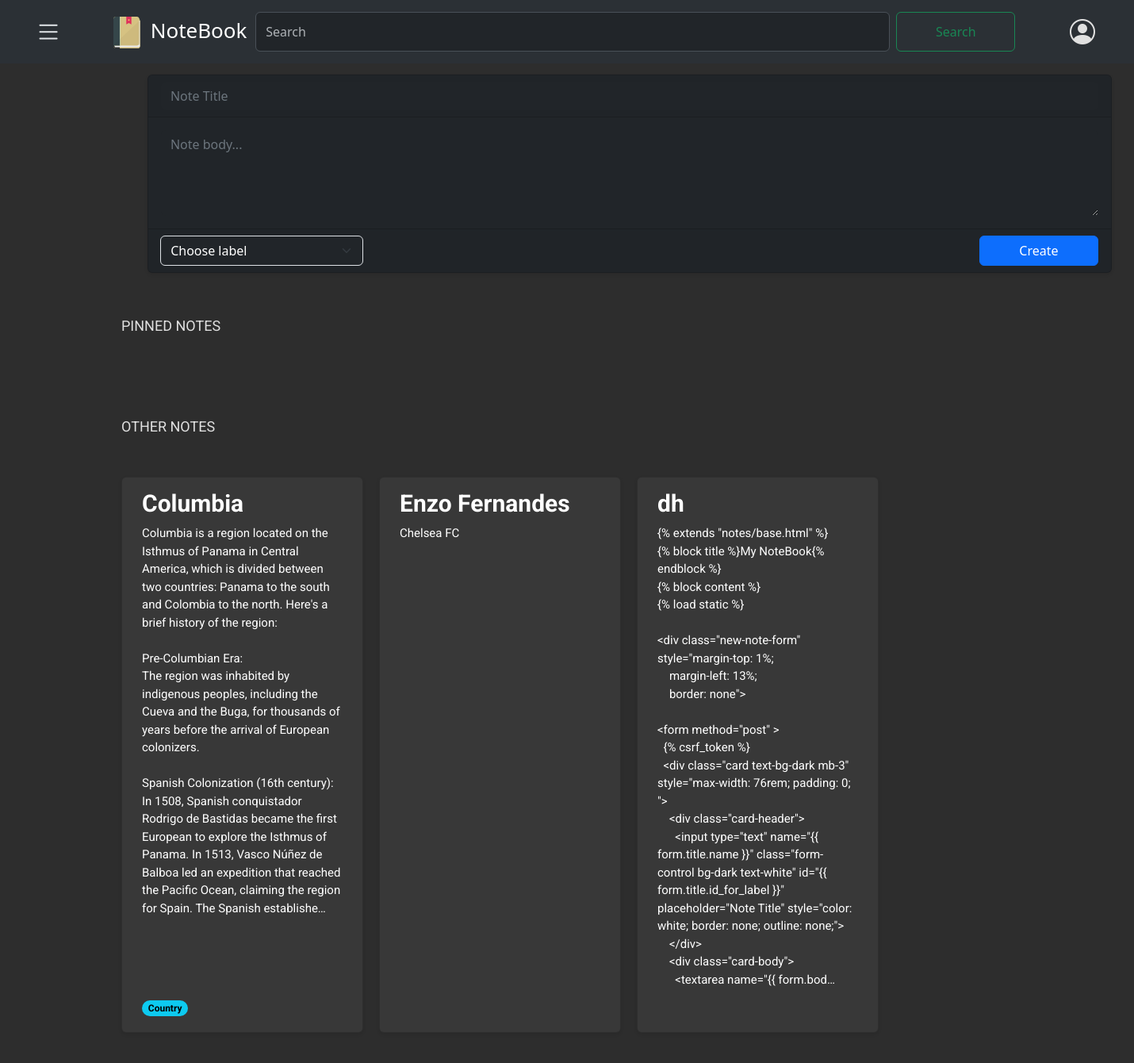
The app's page /notes/ (signed in), older data.
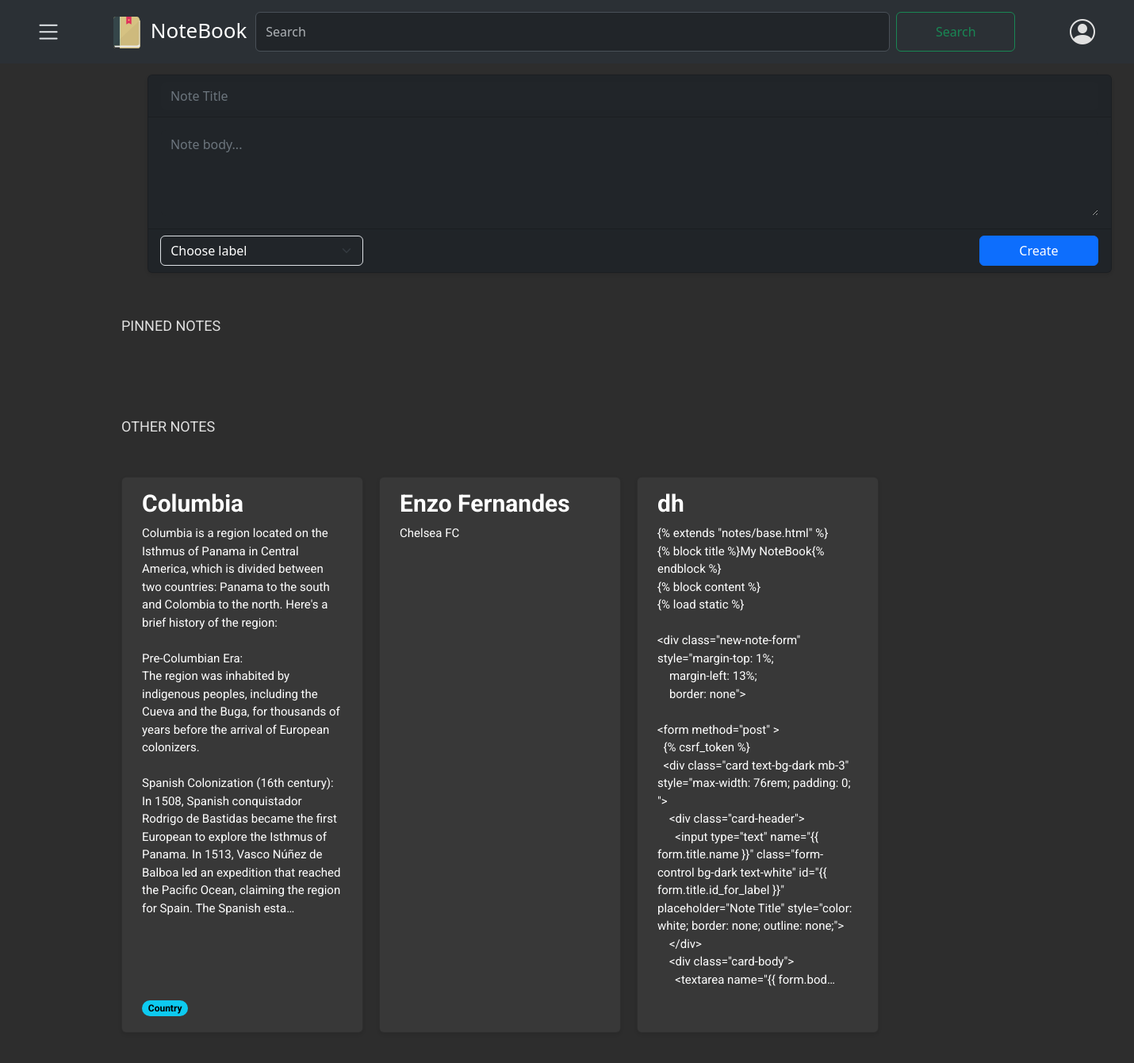
The same page, newer data.
### notes/models.py (models this page shows, shortened)
class Note(models.Model):
    user= models.ForeignKey(CustomUser,on_delete=models.CASCADE, related_name='user')
    title= models.CharField(max_length=100, null=False)
    body= models.TextField()
    label= models.ForeignKey(Label, on_delete=models.SET_NULL, related_name="notes", blank=True, null=True)
    archived= models.BooleanField(default=False)
    pinned= models.BooleanField(default= False)
    created = models.DateTimeField(auto_now_add= True)
    updated= models.DateTimeField(auto_now=True)
    class Meta:
        ordering= ['-updated']
        indexes= [
            models.Index(fields=["-updated"])
        ]
        verbose_name = "Note"
        verbose_name_plural= "Notes"

class Label(models.Model):
    user = models.ForeignKey(CustomUser, on_delete=models.CASCADE, related_name='labels', default=None)
    name = models.CharField(max_length=50, unique=True, null=False)
    class Meta:
        verbose_name = "Label"
        verbose_name_plural= "Labels"

### notes/views.py (the view)
# urls.py: path('', notes_list, name='note_list'),
@login_required
def notes_list(request):
    user = request.user
    form = NoteForm()
    pinned_notes = Note.objects.filter(user=user, pinned=True, archived=False)
    other_notes = Note.objects.filter(user=user, pinned=False, archived=False)
    return render(request,
                  'notes/note/list.html',
                  {'pinned_notes': pinned_notes,
                   'other_notes': other_notes,
                   'form': form})

### notes/forms.py
class NoteForm(forms.ModelForm):
    class Meta:
        model = Note
        fields = ['title', 'body', 'label', 'archived', 'pinned']
        widgets = {
            'label': forms.Select(),
        }
    def __init__(self, *args, **kwargs):
        user = kwargs.pop('user', None)  # Get the user from kwargs
        super().__init__(*args, **kwargs)
        if user is not None:
            self.fields['label'].queryset = Label.objects.filter(user=user)
            self.fields['label'].widget.choices = [(label.id, label.name) for label in self.fields['label'].queryset]

### notes/context_processors.py (called while the page is built)
def labels_processor(request):
    if request.user.is_authenticated:
        labels = Label.objects.filter(user=request.user)
    else:
        labels = Label.objects.none()
    return {
        'labels': labels,
    }

### notes/templates/notes/note/list.html (shortened to what this page needs)
{% extends "notes/base.html" %}
{% block content %}
{% load static %}
<p class="text-capitalize">PINNED NOTES</p>
<div class="card-container">
</div>
<p class="text-capitalize">OTHER NOTES</p>
<div class="card-container">
    {% for other_note in other_notes %}
    <div class="card" data-note-id="{{ other_note.id }}">
        <a href="#" class="note-link" data-note-id="{{ other_note.id }}">
            <h5 class="card-title">{{ other_note.title }}</h5>
            <p class="card-text">{{ other_note.body|truncatechars:650 }}</p>
        </a>
        <span class="badge rounded-pill text-bg-info">{{ other_note.label.name }}</span>
    </div>
    {% endfor %}
</div>
{% endblock %}

### notes/templates/notes/base.html (shortened to what this page needs)
{% load static %}
<!DOCTYPE html>
<html lang="en">
<head>
  <link href="{% static 'css/notes.css' %}" rel="stylesheet">
  <link rel="stylesheet" href="https://cdnjs.cloudflare.com/ajax/libs/font-awesome/5.15.3/css/all.min.css">
  <link href="https://cdn.jsdelivr.net/npm/bootstrap@5.3.3/dist/css/bootstrap.min.css" rel="stylesheet"
>
  <link rel="stylesheet" href="https://cdn.jsdelivr.net/npm/bootstrap-icons@1.11.3/font/bootstrap-icons.min.css">
</head>
<body>
  <nav class="navbar bg-body-tertiary sticky-top bg-primary nav-bar" data-bs-theme="dark">
    <div class="container-fluid">
      <i class="bi bi-list btn btn-offcanvas" type="button" data-bs-toggle="offcanvas"
        data-bs-target="#offcanvasWithBothOptions" aria-controls="offcanvasWithBothOptions"></i>
      <a href="{% url 'note_list' %}" style="text-decoration: none; font-size:26px; color: white;">
        <img src="{% static 'images/notebook-svgrepo-com.svg' %}" alt="Avatar"
          style="width: 40px; height: 40px; margin-bottom:0px;">
        NoteBook
      </a>
      <form class="d-flex" role="search">
        <input class="form-control me-2" type="search" placeholder="Search" aria-label="Search">
        <button class="btn btn-outline-success" type="submit">Search</button>
      </form>
      <div class="nav-item dropdown ms-3" style="margin-right: 45px;">
        <a class="nav-link" href="#" id="navbarDropdown" role="button" data-bs-toggle="modal"
          data-bs-target="#profileModal" style="scale: 2.0;" data-bs-toggle="tooltip" data-bs-placement="bottom"
          title="{{ user.email }}">
          <i class="bi bi-person-circle" style="width: 40px; height: 40px;"></i>
        </a>
      </div>
  </nav>
  <div class="new-note-form" style="margin-top: 1%;
    margin-left: 13%;
    border: none">
    <form method="post" action="{% url 'notes:note_create' %}">
      <div class="card text-bg-dark mb-3" style="max-width: 76rem; padding: 0; ">
        <div class="card-header">
          <input type="text" name="{{ form.title.name }}" class="form-control bg-dark text-white"
            id="{{ form.title.id_for_label }}" placeholder="Note Title"
            style="color: white; border: none; outline: none;">
        </div>
        <div class="card-body">
          <textarea name="{{ form.body.name }}" class="form-control bg-dark text-white"
            id="{{ form.body.id_for_label }}" rows="4" placeholder="Note body..."
            style="border: none; outline: none;"></textarea>
        </div>
        <div class="card-footer">
          <div class="d-flex justify-content-between align-items-center">
            <select name="{{ form.label.name }}" class="form-select bg-dark text-white me-2"
              id="{{ form.label.id_for_label }}" style="max-width: 16rem; margin-left: 4%; ">
              <option selected disabled>Choose label</option>
            </select>
            <button type="submit" class="btn btn-primary">Create</button>
          </div>
        </div>
      </div>
    </form>
  </div>
  <div class="content">
    {% block content %}
    {% endblock %}
  </div>
</body>
</html>

### notes/static/css/notes.css (style rules this page uses)
:root { --bg-color: #2d2d2d; --text-color: #e0e0e0; --secondary-text-color: #b0b0b0; --card-bg-color: #383838; }
html, body { background-color: #2d2d2d !important; color: #e0e0e0 !important; font-family: 'Roboto', sans-serif; }
.nav-bar { height: 80px; position: fixed; }
.btn-offcanvas { color: white; border: 2px solid white; margin-left: 2%; align-items: center; scale: 2.1; }
.d-flex { margin-left: -50px; }
.d-flex>input { width: 800px; height: 50px; }
.d-flex>button { width: 150px; }
.content { margin-top: 3%; background-color: #2d2d2d !important; margin-left: 10%; }
.card-container { display: grid; grid-template-columns: repeat(auto-fill, minmax(250px, 1fr)); gap: 20px; padding: 10px; font-family: 'Roboto', Arial, sans-serif; width: 1300px; margin-top: 30px; margin-bottom: 30px; background-color: #2d2d2d !important; border-color: #444 !important; text-align: justify; }
.card { border-radius: 8px; padding: 15px 25px; box-shadow: 0 2px 4px rgba(0,0,0,0.1); background-color: #383838 !important; position: relative; padding-bottom: 20px; }
.card-title { font-size: 30px; font-weight: bold; margin-bottom: 15px; color: white !important; text-align: left; padding: 0 ; }
.card-text { font-size: 15px; color: white; text-align: left; padding: 0 0 35px; line-height: 1.5; white-space: pre-wrap; word-wrap: break-word; }
.note-link { text-decoration: none; color: inherit; }
.text-capitalize { font-family: 'Roboto', Arial, sans-serif; font-size: 18px; margin: 0; font-weight: normal; padding: 10px; }
.badge { display: inline-block; position: absolute; bottom: 20px; }
.card input::placeholder, .card textarea::placeholder, .card select option:first-child { color: #6c757d !important; opacity: 10; }
.card input { outline: none; }

Row changes from the older to the newer data that the page shows:
changed Note "Columbia": body "…for Spain. The Spanish establishe…" → "…for Spain. The Spanish esta…"
